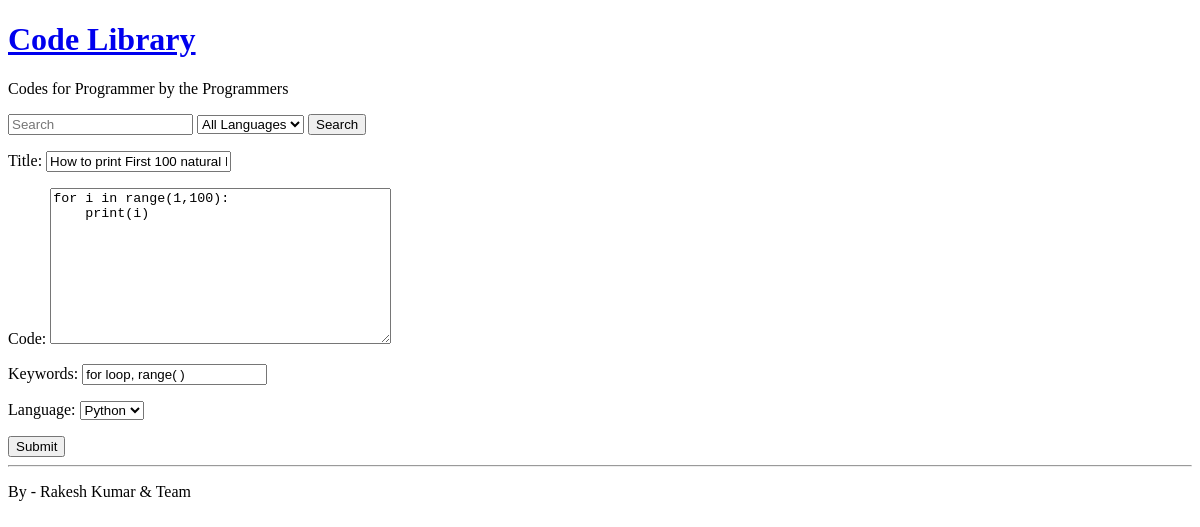
Page /1/update/ on the earlier database version.
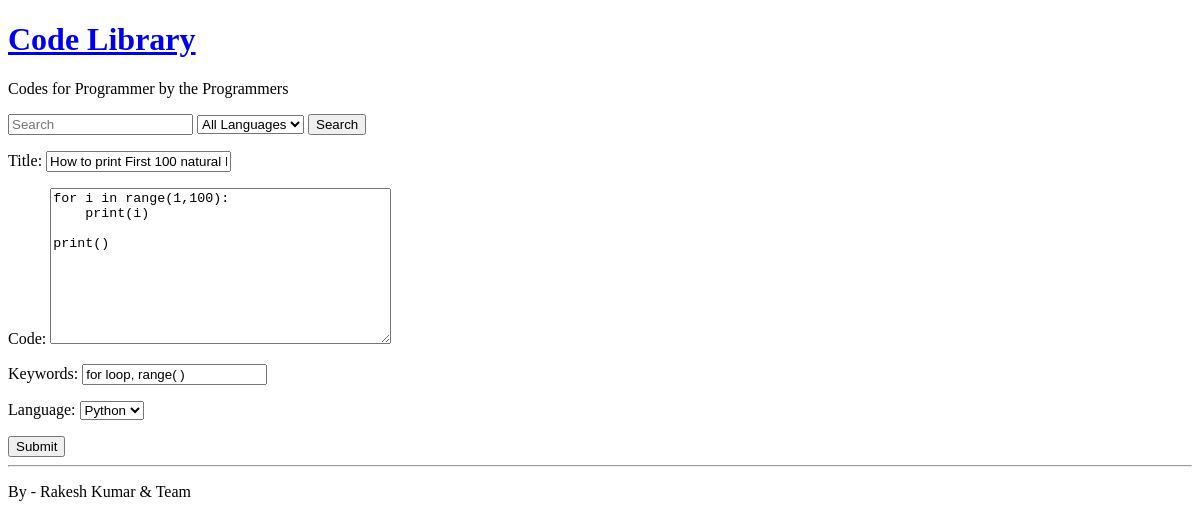
Same page on the later database version.
### library/models.py (models this page shows, shortened)
class code(models.Model):
    STATUS = [('Dr', 'Draft'), ('Pub', 'Published')]
    language = models.ForeignKey('language', on_delete=models.CASCADE)
    title = models.CharField(max_length=250)
    code = models.TextField()
    keywords = models.CharField(max_length=250)
    status = models.CharField(max_length=20, choices=STATUS)
    submitted_on = models.DateField(auto_now=True)
    updated_on = models.DateField(auto_now=False)

### library/views.py (the view)
# urls.py: path('<int:pk>/update/', updateCode.as_view(), name="update"),
class updateCode(UpdateView):
    model = code
    fields = ('title', 'code', 'keywords', 'language')
    template_name = 'library/codeForm.html'
    success_url = reverse_lazy('home')

### library/models.py (called while the page is built)
    def __str__(self):
        return self.language

### library/templates/library/codeForm.html (shortened to what this page needs)
{% extends 'library/base.html' %}
    {% block content %}
        <form action="" method="POST">
            {{ form.as_p }}
            <button name="submit" type="submit" value="submit">Submit</button>
        </form>
    {% endblock %}

Differences in the rows shown:
changed code "How to print First 100 natural Number": code "for i in range(1,100): print(i)" → "for i in range(1,100): print(i) print()"
